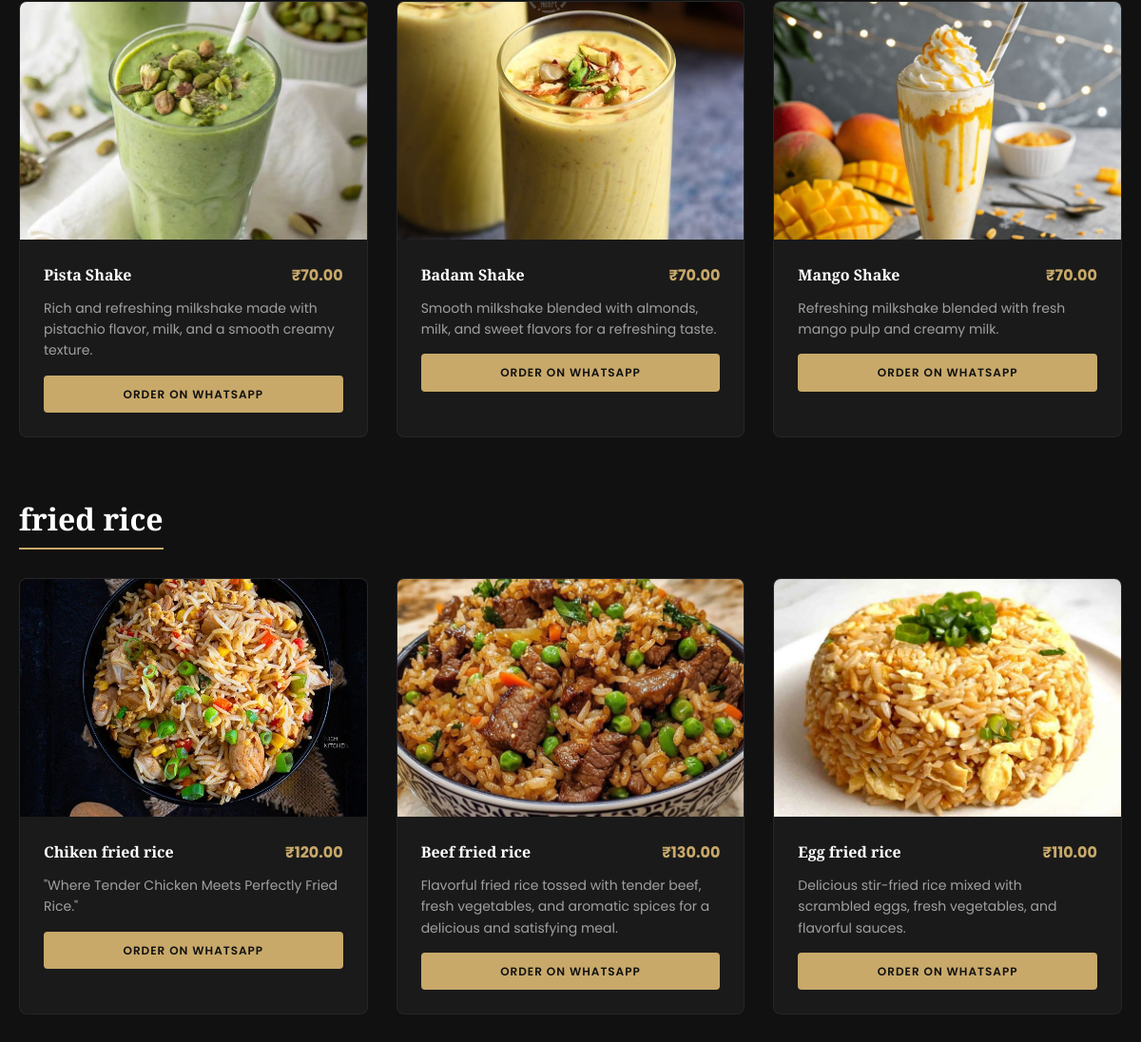
The app's page /menu/ (middle part), older data.
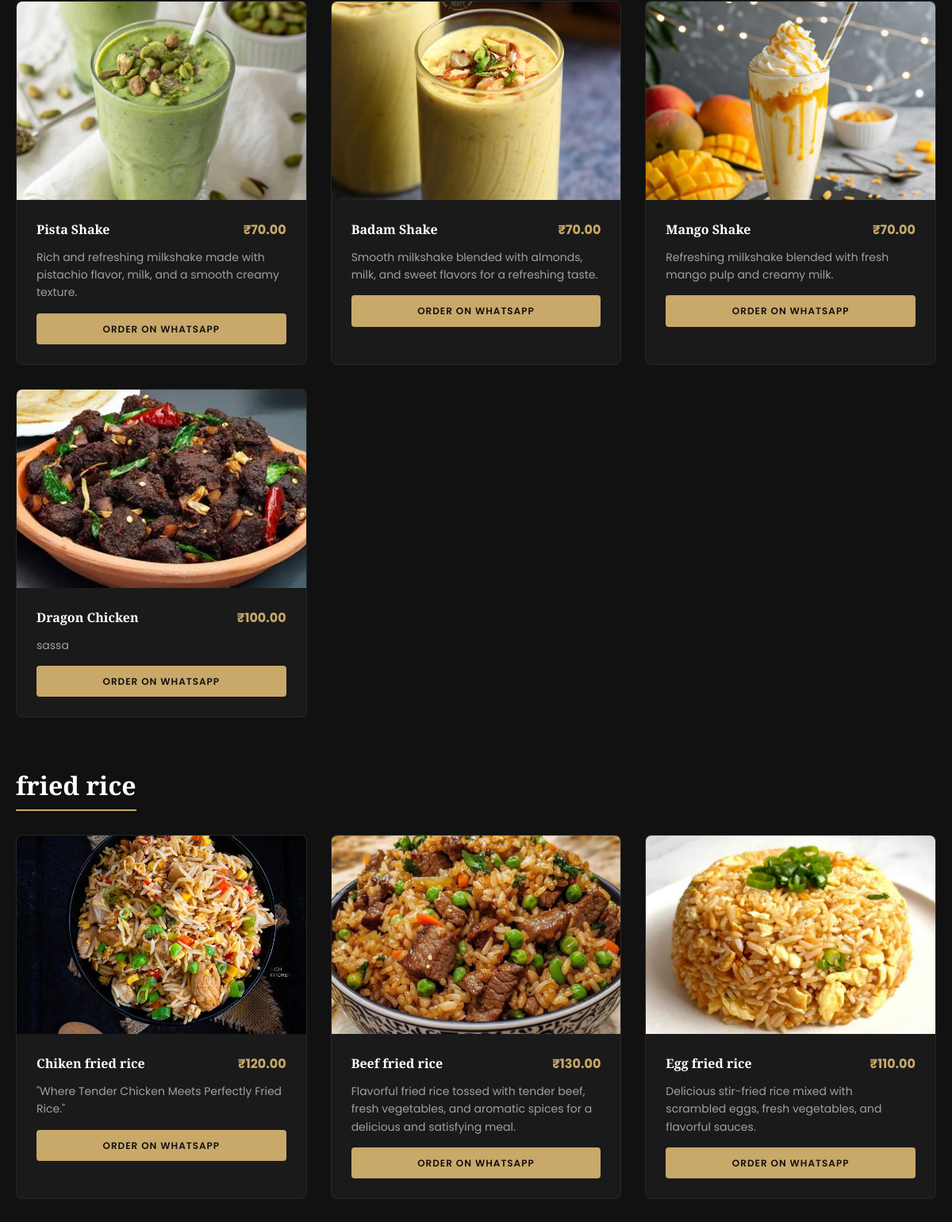
The same page, newer data.
### cafe/models.py (models this page shows, shortened)
class MenuItem(models.Model):
    category = models.ForeignKey(Category, related_name='items', on_delete=models.CASCADE)
    name = models.CharField(max_length=100)
    description = models.TextField()
    price = models.DecimalField(max_digits=10, decimal_places=2)
    image = models.ImageField(upload_to='menu_items/')
    is_available = models.BooleanField(default=True)
    is_featured = models.BooleanField(default=False)

class Category(models.Model):
    name = models.CharField(max_length=100)
    slug = models.SlugField(unique=True, blank=True)
    class Meta:
        verbose_name_plural = "Categories"

### cafe/views.py (the view)
# urls.py: path('menu/', views.menu, name='menu'),
def menu(request):
    categories = Category.objects.all().prefetch_related('items')
    return render(request, 'cafe/menu.html', {'categories': categories})

### cafe/templates/cafe/menu.html (shortened to what this page needs)
{% extends 'cafe/base.html' %}
{% load static %}
{% block content %}
<section class="section-padding" style="margin-top: 80px;">
    <div class="container">
        {% if categories %}
            <div class="menu-container">
            {% for category in categories %}
            <div class="menu-category" data-category="{{ category.name|slugify }}" style="margin-bottom: 60px;" data-aos="fade-up">
                <h3 style="font-size: 32px; border-bottom: 2px solid var(--gold); display: inline-block; margin-bottom: 30px; padding-bottom: 5px;">{{ category.name }}</h3>
                <div class="grid grid-3">
                    {% for item in category.items.all %}
                    {% if item.is_available %}
                    <div class="card menu-item" data-category="{{ category.name|slugify }}">
                        <div class="card-img">
                            <img src="{{ item.image.url }}" alt="{{ item.name }}">
                        </div>
                        <div class="card-body">
                            <div style="display: flex; justify-content: space-between; align-items: center; margin-bottom: 10px;">
                                <h4 style="margin: 0;">{{ item.name }}</h4>
                                <span class="gold-text" style="font-weight: 700;">₹{{ item.price }}</span>
                            </div>
                            <p style="color: var(--gray); font-size: 14px; margin-bottom: 15px;">{{ item.description }}</p>
                            <a href="https://wa.me/919539105749?text=I'd like to order {{ item.name }}" target="_blank" class="btn btn-gold btn-sm" style="padding: 8px 15px; font-size: 12px; width: 100%; text-align: center;">Order on WhatsApp</a>
                        </div>
                    </div>
                    {% endif %}
                    {% endfor %}
                </div>
            </div>
            {% endfor %}
            </div>
        {% else %}
            <div class="text-center" data-aos="fade-up">
                <p>Our dynamic menu is being updated. Please check back soon or call us to order!</p>
                <a href="{% url 'contact' %}" class="btn btn-gold" style="margin-top: 20px;">Contact Us to Order</a>
            </div>
        {% endif %}
    </div>
</section>
{% endblock %}

Row changes from the older to the newer data that the page shows:
added MenuItem: image (picture), name "Dragon Chicken", price "100.00", description "sassa", shown under Category (number 1 of 2 on the later page)
